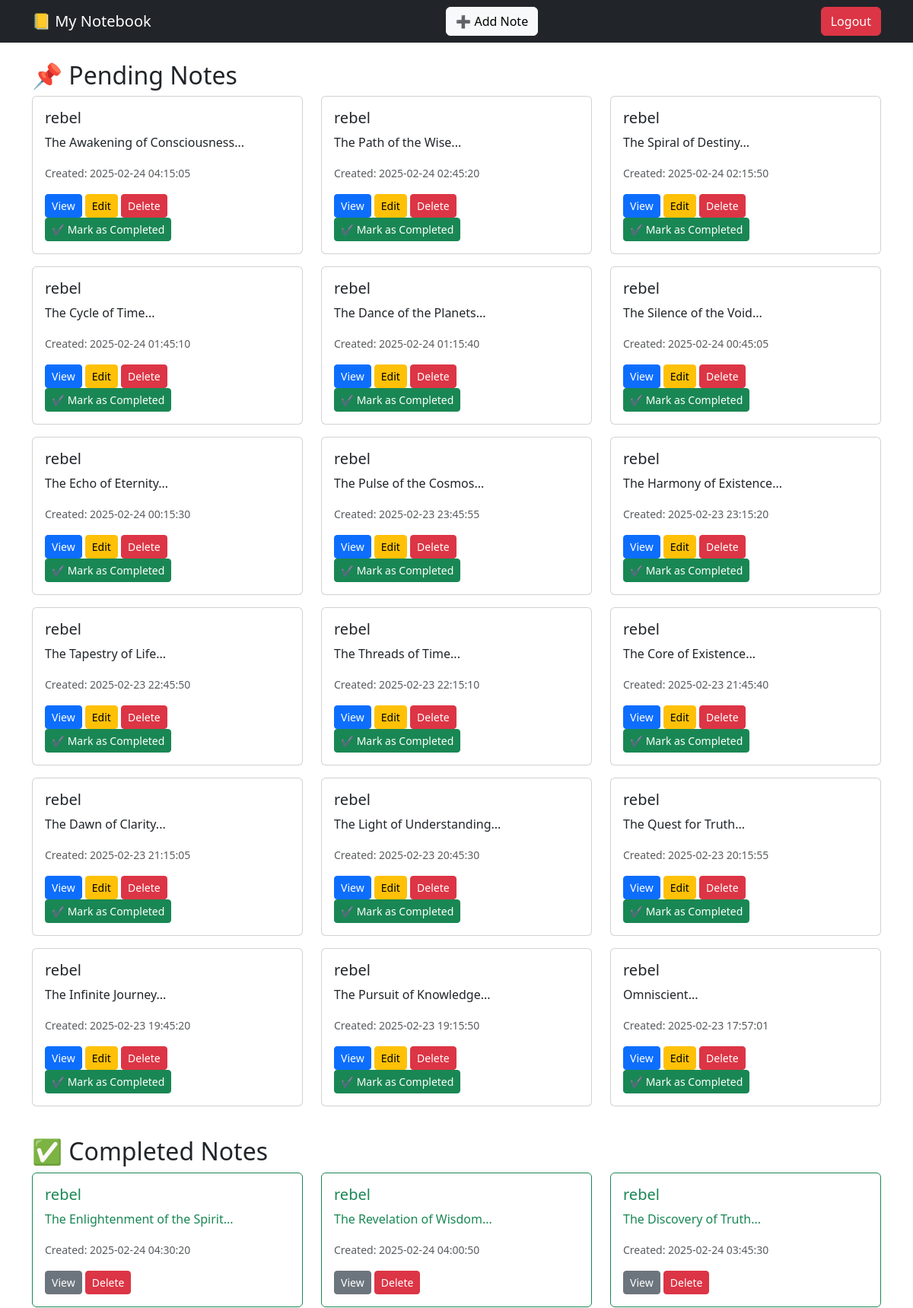
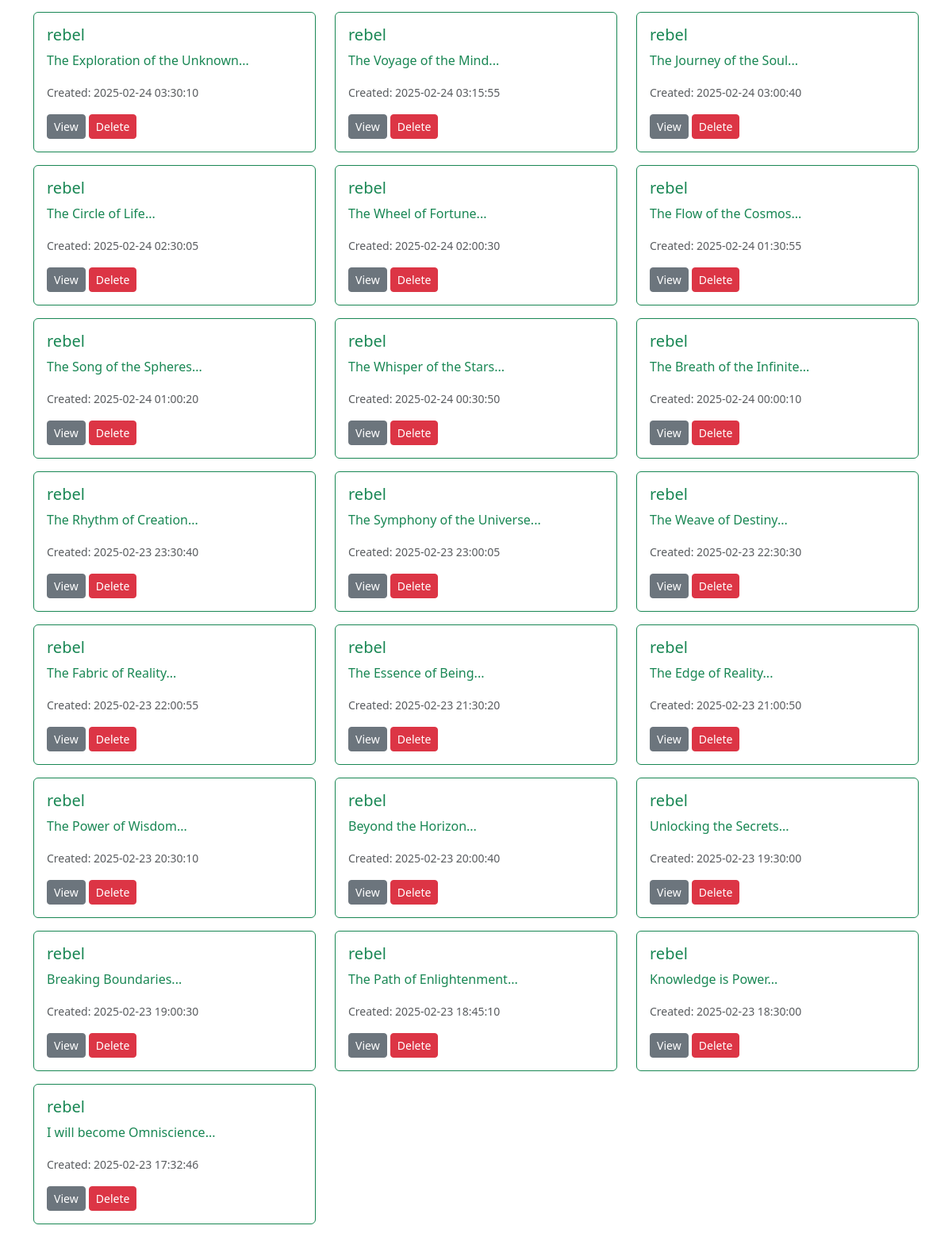
Screenshot of /dashboard.php (signed in) with the database file from the repository (2 pictures, top to bottom).
### tables this page shows
CREATE TABLE `notes` (
  `id` int(11) NOT NULL AUTO_INCREMENT,
  `user_id` int(11) DEFAULT NULL,
  `title` varchar(255) DEFAULT NULL,
  `content` text DEFAULT NULL,
  `created_at` timestamp NULL DEFAULT current_timestamp(),
  `updated_at` timestamp NULL DEFAULT current_timestamp() ON UPDATE current_timestamp(),
  `completed` tinyint(1) DEFAULT 0,
  PRIMARY KEY (`id`)
);

### dashboard.php (the view, shortened to what this page needs)
<?php
require 'db.php';
$user_id = $_SESSION['user_id'];
$sql_pending = "SELECT * FROM notes WHERE user_id = ? AND completed = 0 ORDER BY created_at DESC";
$stmt = $conn->prepare($sql_pending);
$stmt->bind_param("i", $user_id);
$stmt->execute();
$result_pending = $stmt->get_result();
$pending_notes = $result_pending->fetch_all(MYSQLI_ASSOC);
$sql_completed = "SELECT * FROM notes WHERE user_id = ? AND completed = 1 ORDER BY created_at DESC";
$stmt = $conn->prepare($sql_completed);
$stmt->bind_param("i", $user_id);
$stmt->execute();
$result_completed = $stmt->get_result();
$completed_notes = $result_completed->fetch_all(MYSQLI_ASSOC);
?>
<!DOCTYPE html>
<html lang="en">
<head>
    <link rel="stylesheet" href="https://cdn.jsdelivr.net/npm/bootstrap@5.3.0/dist/css/bootstrap.min.css">
</head>
<body>
    <nav class="navbar navbar-dark bg-dark">
        <div class="container">
            <a class="navbar-brand" href="dashboard.php">📒 My Notebook</a>
            <a class="btn btn-light" href="add_note.php">➕ Add Note</a>
            <a class="btn btn-danger" href="logout.php">Logout</a>
        </div>
    </nav>
    <div class="container mt-4">
        <h2>📌 Pending Notes</h2>
        <?php if (empty($pending_notes)): ?>
            <div class="alert alert-warning">No pending notes. Start writing!</div>
        <?php else: ?>
            <div class="row">
                <?php foreach ($pending_notes as $note): ?>
                    <div class="col-md-4">
                        <div class="card mb-3">
                            <div class="card-body">
                                <h5 class="card-title"><?= htmlspecialchars($note['title']) ?></h5>
                                <p class="card-text"><?= nl2br(htmlspecialchars(substr($note['content'], 0, 100))) ?>...</p>
                                <p class="text-muted"><small>Created: <?= $note['created_at'] ?></small></p>
                                <a href="view_note.php?id=<?= $note['id'] ?>" class="btn btn-primary btn-sm">View</a>
                                <a href="edit_note.php?id=<?= $note['id'] ?>" class="btn btn-warning btn-sm">Edit</a>
                                <a href="note_del.php?id=<?= $note['id'] ?>" class="btn btn-danger btn-sm" onclick="return confirm('Are you sure?')">Delete</a>
                                <a href="complete_note.php?id=<?= $note['id'] ?>" class="btn btn-success btn-sm">✔ Mark as Completed</a>
                            </div>
                        </div>
                    </div>
                <?php endforeach; ?>
            </div>
        <?php endif; ?>
        <h2 class="mt-4">✅ Completed Notes</h2>
        <?php if (empty($completed_notes)): ?>
            <div class="alert alert-info">No completed notes yet.</div>
        <?php else: ?>
            <div class="row">
                <?php foreach ($completed_notes as $note): ?>
                    <div class="col-md-4">
                        <div class="card mb-3 border-success">
                            <div class="card-body">
                                <h5 class="card-title text-success"><?= htmlspecialchars($note['title']) ?></h5>
                                <p class="card-text text-success"><?= nl2br(htmlspecialchars(substr($note['content'], 0, 100))) ?>...</p>
                                <p class="text-muted"><small>Created: <?= $note['created_at'] ?></small></p>
                                <a href="view_note.php?id=<?= $note['id'] ?>" class="btn btn-secondary btn-sm">View</a>
                                <a href="note_del.php?id=<?= $note['id'] ?>" class="btn btn-danger btn-sm" onclick="return confirm('Delete this completed note?')">Delete</a>
                            </div>
                        </div>
                    </div>
                <?php endforeach; ?>
            </div>
        <?php endif; ?>
    </div>
</body>
</html>

### rows the page displays
notes: title "rebel", content "The Awakening of Consciousness", created_at "2025-02-24 04:15:05"
notes: title "rebel", content "The Path of the Wise", created_at "2025-02-24 02:45:20"
notes: title "rebel", content "The Spiral of Destiny", created_at "2025-02-24 02:15:50"
notes: title "rebel", content "The Cycle of Time", created_at "2025-02-24 01:45:10"
notes: title "rebel", content "The Dance of the Planets", created_at "2025-02-24 01:15:40"
notes: title "rebel", content "The Silence of the Void", created_at "2025-02-24 00:45:05"
notes: title "rebel", content "The Echo of Eternity", created_at "2025-02-24 00:15:30"
notes: title "rebel", content "The Pulse of the Cosmos", created_at "2025-02-23 23:45:55"
notes: title "rebel", content "The Harmony of Existence", created_at "2025-02-23 23:15:20"
notes: title "rebel", content "The Tapestry of Life", created_at "2025-02-23 22:45:50"
notes: title "rebel", content "The Threads of Time", created_at "2025-02-23 22:15:10"
notes: title "rebel", content "The Core of Existence", created_at "2025-02-23 21:45:40"
notes: title "rebel", content "The Dawn of Clarity", created_at "2025-02-23 21:15:05"
notes: title "rebel", content "The Light of Understanding", created_at "2025-02-23 20:45:30"
notes: title "rebel", content "The Quest for Truth", created_at "2025-02-23 20:15:55"
notes: title "rebel", content "The Infinite Journey", created_at "2025-02-23 19:45:20"
notes: title "rebel", content "The Pursuit of Knowledge", created_at "2025-02-23 19:15:50"
notes: title "rebel", content "Omniscient", created_at "2025-02-23 17:57:01"
notes: title "rebel", content "The Enlightenment of the Spirit", created_at "2025-02-24 04:30:20"
notes: title "rebel", content "The Revelation of Wisdom", created_at "2025-02-24 04:00:50"
notes: title "rebel", content "The Discovery of Truth", created_at "2025-02-24 03:45:30"
notes: title "rebel", content "The Exploration of the Unknown", created_at "2025-02-24 03:30:10"
notes: title "rebel", content "The Voyage of the Mind", created_at "2025-02-24 03:15:55"
notes: title "rebel", content "The Journey of the Soul", created_at "2025-02-24 03:00:40"
notes: title "rebel", content "The Circle of Life", created_at "2025-02-24 02:30:05"
notes: title "rebel", content "The Wheel of Fortune", created_at "2025-02-24 02:00:30"
notes: title "rebel", content "The Flow of the Cosmos", created_at "2025-02-24 01:30:55"
notes: title "rebel", content "The Song of the Spheres", created_at "2025-02-24 01:00:20"
notes: title "rebel", content "The Whisper of the Stars", created_at "2025-02-24 00:30:50"
notes: title "rebel", content "The Breath of the Infinite", created_at "2025-02-24 00:00:10"
notes: title "rebel", content "The Rhythm of Creation", created_at "2025-02-23 23:30:40"
notes: title "rebel", content "The Symphony of the Universe", created_at "2025-02-23 23:00:05"
notes: title "rebel", content "The Weave of Destiny", created_at "2025-02-23 22:30:30"
notes: title "rebel", content "The Fabric of Reality", created_at "2025-02-23 22:00:55"
notes: title "rebel", content "The Essence of Being", created_at "2025-02-23 21:30:20"
notes: title "rebel", content "The Edge of Reality", created_at "2025-02-23 21:00:50"
notes: title "rebel", content "The Power of Wisdom", created_at "2025-02-23 20:30:10"
notes: title "rebel", content "Beyond the Horizon", created_at "2025-02-23 20:00:40"
notes: title "rebel", content "Unlocking the Secrets", created_at "2025-02-23 19:30:00"
notes: title "rebel", content "Breaking Boundaries", created_at "2025-02-23 19:00:30"
notes: title "rebel", content "The Path of Enlightenment", created_at "2025-02-23 18:45:10"
notes: title "rebel", content "Knowledge is Power", created_at "2025-02-23 18:30:00"
notes: title "rebel", content "I will become Omniscience", created_at "2025-02-23 17:32:46"
